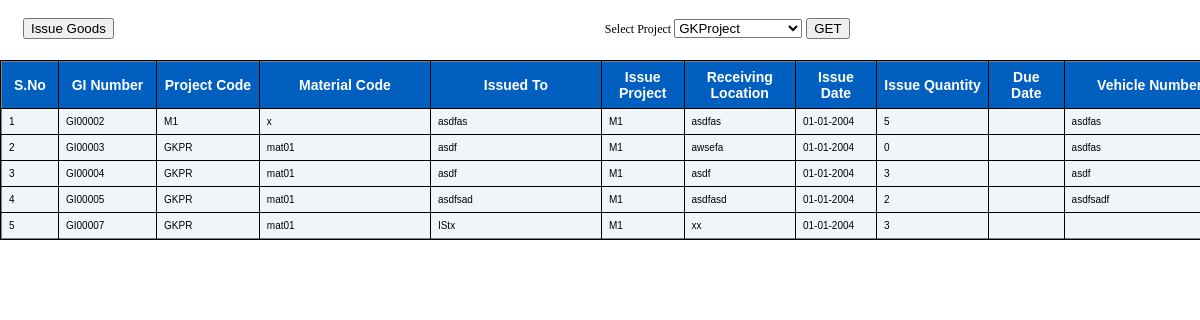
The app's page /goodissue.php with its own data.
### tables this page shows
CREATE TABLE IF NOT EXISTS `issuedgoods` (
  `gino` int(10) NOT NULL,
  `matcode` varchar(30) NOT NULL,
  `prid` varchar(20) NOT NULL,
  `issuedto` varchar(40) NOT NULL,
  `issueqty` int(10) NOT NULL,
  `issuedate` date NOT NULL,
  `issvehno` varchar(20) NOT NULL,
  `issueloc` varchar(30) NOT NULL,
  `duedate` date NOT NULL,
  `isspono` varchar(15) NOT NULL,
  `isspr` varchar(30) NOT NULL,
  `returnable` varchar(5) NOT NULL,
  `remarks` varchar(50) NOT NULL,
  `strloc` varchar(20) NOT NULL
);

### goodissue.php (the view, shortened to what this page needs)
<html>
<head>
</head>
<link href="css/style.css" rel="stylesheet" type="text/css" />
<link href="css/gircpt.css" rel="stylesheet" type="text/css" />
<body bgcolor="#f2f2f2">
					 <br/><br/><br/>
<?php
$prid = isset($_POST["prid"])?$_POST["prid"] : ' ' ;
?>
						<?php
							echo"<body bgcolor='silver'>
							";
							echo "<br><center><div id='font15'><div class='CSSTableGenerator'><div id='div1'>";
							echo "<table border='1' width='120%'><tr><td>S.No</td><td>GI Number</td><td>Project Code</td><td>Material Code</td>
							<td>Issued To</td><td>Issue Project</td><td>Receiving Location</td><td>Issue Date</td><td>Issue Quantity</td><td>Due Date</td><td>Vehicle Number</td><td>Remarks</td><td>Edit</td><td>Delete</td></tr>";
						$sno = 0;
						if($prid==' '){
							$bomqry1 = mysql_query("select * from issuedgoods ");
						}
						else{
						$bomqry1 = mysql_query("select * from issuedgoods where prid='$prid'");
}
						while($getbomqry = mysql_fetch_array($bomqry1)){
							$sno++;
							$matcode = isset($getbomqry["matcode"])? $getbomqry["matcode"] : '' ;
							$issueqty = isset($getbomqry["issueqty"])? $getbomqry["issueqty"] : ' ' ;
							$duedate1 = isset($getbomqry["duedate"])? $getbomqry["duedate"] : '';
							$dateref = split("-",$duedate1,3);
							$day = $dateref[2];
							$month = $dateref[1];
							$year = $dateref[0];
							if($duedate1=='0000-00-00'){
								$duedate = " ";
							}
							else{
							$duedate = $day."-".$month."-".$year;
						}
							$remark = isset($getbomqry["remarks"])? $getbomqry["remarks"] : '' ;
							$prid1 = isset($getbomqry["prid"])? $getbomqry["prid"] : '' ;
							$rcvloc = isset($getbomqry["issueloc"])? $getbomqry["issueloc"] : ' ';
							$rcvperson = isset($getbomqry["issuedto"])? $getbomqry["issuedto"] : ' ' ;
							$gino1 = isset($getbomqry["gino"])? $getbomqry["gino"] : ' ' ;
							$issdate1 = isset($getbomqry["issuedate"])? $getbomqry["issuedate"] : ' ' ;
							$dateref = split("-",$issdate1,3);
							$day = $dateref[2];
							$month = $dateref[1];
							$year = $dateref[0];
							$issdate = $day."-".$month."-".$year;
							$vehno = isset($getbomqry["issvehno"])? $getbomqry["issvehno"] : ' ' ;
							$isspr = isset($getbomqry["isspr"])? $getbomqry["isspr"] : '';
								if($gino1>0){
							$gino = "GI0000".$gino1;
						}
							echo "<tr><td>".$sno."</td><td>".$gino."</td><td>".$prid1."</td><td>".$matcode."</td>
							<td>".$rcvperson."</td><td>".$isspr."</td><td>".$rcvloc."</td><td>".$issdate."</td><td>".$issueqty."</td><td>".$duedate."</td><td>".$vehno."</td><td>".$remark."</td>
							<td><a href='editgi.php?action=1&prid=".$prid1."&gino=".$gino1."&matcode=".$matcode."&issueto=".$rcvperson."&isspr=".$isspr."&rcvloc=".$rcvloc."
							&issueqty=".$issueqty."&vehno=".$vehno."&remark=".$remark."'>Edit</a></td>
							<td><a href='deletegi.php?action=2&matcode=".$matcode."&gino=".$gino1."' onClick='return confirmdel()'>
							Delete</a></td></tr>";
						}
						?>
						</table></div></div></div>
						<br>
		<table id="font5"><tr>
			<form name='form1' action='' method='post'>
	<td>
	<input type="button" name="button1" value="Issue Goods" onClick="addnew()"></td>
	<td>
	</td><td>&nbsp;&nbsp;&nbsp;&nbsp;&nbsp;&nbsp;&nbsp;&nbsp;&nbsp;&nbsp;&nbsp;&nbsp;&nbsp;&nbsp;&nbsp;&nbsp;&nbsp;&nbsp;&nbsp;&nbsp;&nbsp;&nbsp;
	&nbsp;&nbsp;&nbsp;&nbsp;&nbsp;&nbsp;&nbsp;&nbsp;&nbsp;&nbsp;&nbsp;&nbsp;&nbsp;&nbsp;&nbsp;&nbsp;&nbsp;&nbsp;&nbsp;&nbsp;&nbsp;&nbsp;
	&nbsp;&nbsp;&nbsp;&nbsp;&nbsp;&nbsp;&nbsp;&nbsp;&nbsp;&nbsp;&nbsp;&nbsp;&nbsp;&nbsp;&nbsp;&nbsp;&nbsp;&nbsp;&nbsp;&nbsp;&nbsp;&nbsp;
	&nbsp;&nbsp;&nbsp;&nbsp;&nbsp;&nbsp;&nbsp;&nbsp;&nbsp;&nbsp;&nbsp;&nbsp;&nbsp;&nbsp;&nbsp;&nbsp;&nbsp;&nbsp;&nbsp;&nbsp;&nbsp;&nbsp;
	&nbsp;&nbsp;&nbsp;&nbsp;&nbsp;&nbsp;&nbsp;&nbsp;&nbsp;&nbsp;&nbsp;&nbsp;&nbsp;&nbsp;&nbsp;&nbsp;&nbsp;&nbsp;&nbsp;&nbsp;&nbsp;&nbsp;
	&nbsp;&nbsp;&nbsp;&nbsp;&nbsp;&nbsp;&nbsp;&nbsp;&nbsp;&nbsp;&nbsp;&nbsp;&nbsp;&nbsp;&nbsp;&nbsp;&nbsp;&nbsp;&nbsp;&nbsp;&nbsp;&nbsp;
	&nbsp;&nbsp;&nbsp;&nbsp;&nbsp;&nbsp;&nbsp;&nbsp;&nbsp;&nbsp;&nbsp;&nbsp;&nbsp;&nbsp;&nbsp;&nbsp;&nbsp;&nbsp;&nbsp;&nbsp;&nbsp;&nbsp;
	Select Project
	<select name="prid">
	<?php
							$recordset4 = mysql_query ("select * from project");
							while($record4 = mysql_fetch_array($recordset4)){
							echo"<option value='".$record4["prid"]."'>".$record4["prname"]."</option>";
								}
							?>
							</select>
	</td><td> <input type="button" name="button4" value="GET" onClick="getinfo()">
                             </td></tr>
</tr></table>
</body>
</html>

### css/style.css (style rules this page uses)
html, body { margin : 0; padding : 0; }
body { color : #333; background :white ; width : 100%; font : 73% "lucida sans", "Trebuchet MS", Arial, Helvetica, Tahoma, sans-serif; }
#font5 { color:black; position:fixed; left:20px; top:15px; font-size:10px; }
#font15 { color:black; position:absolute; left:0px; top:60px; font-size:10px; }
form { float: right; margin-bottom: 20px; }

### goodissue.php (style rules this page uses)
body,td,th { font-family: Verdana; font-size: 12px; }

### records on screen
issuedgoods: gino "GI00002", prid "M1", matcode "x", issuedto "asdfas", isspr "M1", issueloc "asdfas", issuedate "01-01-2004", issueqty "5", issvehno "asdfas"
issuedgoods: gino "GI00003", prid "GKPR", matcode "mat01", issuedto "asdf", isspr "M1", issueloc "awsefa", issuedate "01-01-2004", issueqty "0", issvehno "asdfas"
issuedgoods: gino "GI00004", prid "GKPR", matcode "mat01", issuedto "asdf", isspr "M1", issueloc "asdf", issuedate "01-01-2004", issueqty "3", issvehno "asdf"
issuedgoods: gino "GI00005", prid "GKPR", matcode "mat01", issuedto "asdfsad", isspr "M1", issueloc "asdfasd", issuedate "01-01-2004", issueqty "2", issvehno "asdfsadf"
issuedgoods: gino "GI00007", prid "GKPR", matcode "mat01", issuedto "IStx", isspr "M1", issueloc "xx", issuedate "01-01-2004", issueqty "3"

### other values on screen
form field prid "GKProject"
